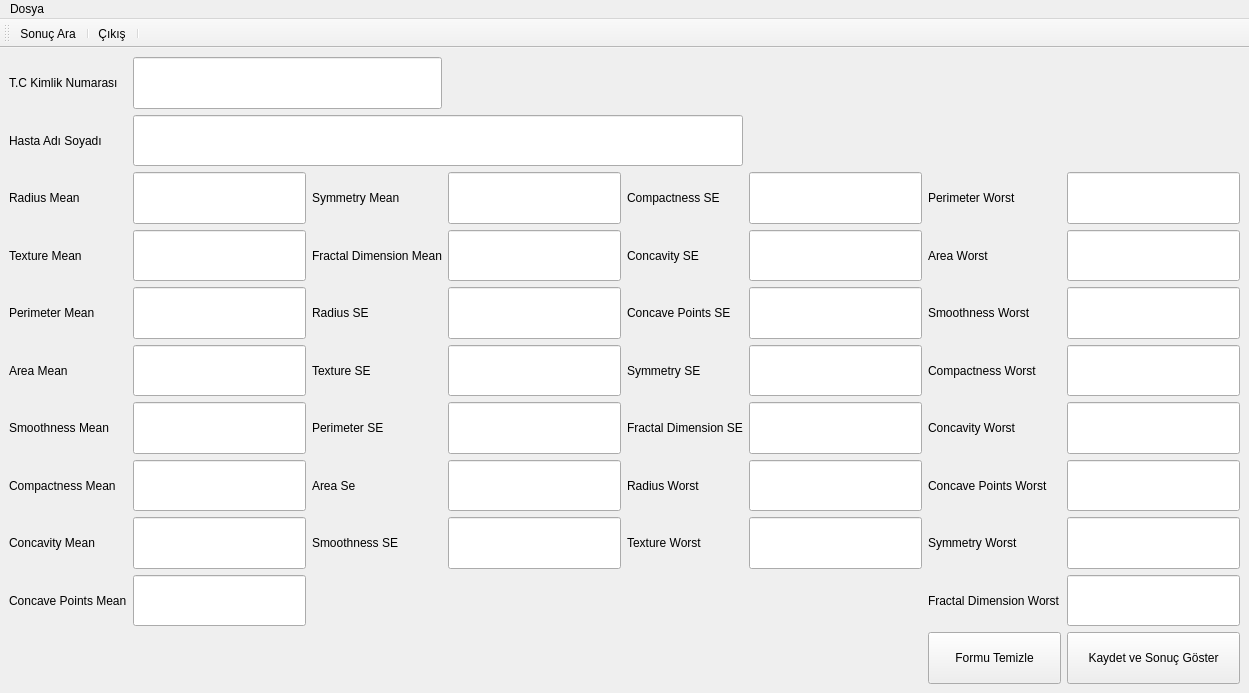
<?xml version="1.0" encoding="UTF-8"?>
<ui version="4.0">
 <class>MainWindow</class>
 <widget class="QMainWindow" name="MainWindow">
  <property name="geometry">
   <rect>
    <x>0</x>
    <y>0</y>
    <width>1249</width>
    <height>693</height>
   </rect>
  </property>
  <property name="windowTitle">
   <string>Göğüs Kanseri Tespit Yazılımı - Emrah Şahan</string>
  </property>
  <widget class="QWidget" name="centralwidget">
   <layout class="QGridLayout" name="gridLayout_2">
    <item row="0" column="0">
     <layout class="QGridLayout" name="gridLayout">
      <item row="4" column="6">
       <widget class="QLabel" name="label_12">
        <property name="text">
         <string>Smoothness Worst</string>
        </property>
       </widget>
      </item>
      <item row="8" column="3">
       <widget class="QLineEdit" name="lineEdit_smoothnessse">
        <property name="sizePolicy">
         <sizepolicy hsizetype="Expanding" vsizetype="Expanding">
          <horstretch>0</horstretch>
          <verstretch>0</verstretch>
         </sizepolicy>
        </property>
        <property name="font">
         <font>
          <pointsize>12</pointsize>
         </font>
        </property>
       </widget>
      </item>
      <item row="4" column="3">
       <widget class="QLineEdit" name="lineEdit_radiusse">
        <property name="sizePolicy">
         <sizepolicy hsizetype="Expanding" vsizetype="Expanding">
          <horstretch>0</horstretch>
          <verstretch>0</verstretch>
         </sizepolicy>
        </property>
        <property name="font">
         <font>
          <pointsize>12</pointsize>
         </font>
        </property>
       </widget>
      </item>
      <item row="7" column="1">
       <widget class="QLineEdit" name="lineEdit_compactnessmean">
        <property name="sizePolicy">
         <sizepolicy hsizetype="Expanding" vsizetype="Expanding">
          <horstretch>0</horstretch>
          <verstretch>0</verstretch>
         </sizepolicy>
        </property>
        <property name="font">
         <font>
          <pointsize>12</pointsize>
         </font>
        </property>
       </widget>
      </item>
      <item row="7" column="5">
       <widget class="QLineEdit" name="lineEdit_radiusworst">
        <property name="sizePolicy">
         <sizepolicy hsizetype="Expanding" vsizetype="Expanding">
          <horstretch>0</horstretch>
          <verstretch>0</verstretch>
         </sizepolicy>
        </property>
        <property name="font">
         <font>
          <pointsize>12</pointsize>
         </font>
        </property>
       </widget>
      </item>
      <item row="2" column="4">
       <widget class="QLabel" name="label_3">
        <property name="text">
         <string>Compactness SE</string>
        </property>
       </widget>
      </item>
      <item row="8" column="0">
       <widget class="QLabel" name="label_25">
        <property name="text">
         <string>Concavity Mean</string>
        </property>
       </widget>
      </item>
      <item row="2" column="2">
       <widget class="QLabel" name="label_2">
        <property name="text">
         <string>Symmetry Mean</string>
        </property>
       </widget>
      </item>
      <item row="3" column="2">
       <widget class="QLabel" name="label_6">
        <property name="text">
         <string>Fractal Dimension Mean</string>
        </property>
       </widget>
      </item>
      <item row="2" column="3">
       <widget class="QLineEdit" name="lineEdit_symmetrymean">
        <property name="sizePolicy">
         <sizepolicy hsizetype="Expanding" vsizetype="Expanding">
          <horstretch>0</horstretch>
          <verstretch>0</verstretch>
         </sizepolicy>
        </property>
        <property name="font">
         <font>
          <pointsize>12</pointsize>
         </font>
        </property>
       </widget>
      </item>
      <item row="7" column="4">
       <widget class="QLabel" name="label_23">
        <property name="text">
         <string>Radius Worst</string>
        </property>
       </widget>
      </item>
      <item row="3" column="7">
       <widget class="QLineEdit" name="lineEdit_areaworst">
        <property name="sizePolicy">
         <sizepolicy hsizetype="Expanding" vsizetype="Expanding">
          <horstretch>0</horstretch>
          <verstretch>0</verstretch>
         </sizepolicy>
        </property>
        <property name="font">
         <font>
          <pointsize>12</pointsize>
         </font>
        </property>
       </widget>
      </item>
      <item row="5" column="0">
       <widget class="QLabel" name="label_13">
        <property name="text">
         <string>Area Mean</string>
        </property>
       </widget>
      </item>
      <item row="5" column="3">
       <widget class="QLineEdit" name="lineEdit_texturese">
        <property name="sizePolicy">
         <sizepolicy hsizetype="Expanding" vsizetype="Expanding">
          <horstretch>0</horstretch>
          <verstretch>0</verstretch>
         </sizepolicy>
        </property>
        <property name="font">
         <font>
          <pointsize>12</pointsize>
         </font>
        </property>
       </widget>
      </item>
      <item row="5" column="6">
       <widget class="QLabel" name="label_16">
        <property name="text">
         <string>Compactness Worst</string>
        </property>
       </widget>
      </item>
      <item row="6" column="3">
       <widget class="QLineEdit" name="lineEdit_perimeterse">
        <property name="sizePolicy">
         <sizepolicy hsizetype="Expanding" vsizetype="Expanding">
          <horstretch>0</horstretch>
          <verstretch>0</verstretch>
         </sizepolicy>
        </property>
        <property name="font">
         <font>
          <pointsize>12</pointsize>
         </font>
        </property>
       </widget>
      </item>
      <item row="3" column="3">
       <widget class="QLineEdit" name="lineEdit_fractaldimensionmean">
        <property name="sizePolicy">
         <sizepolicy hsizetype="Expanding" vsizetype="Expanding">
          <horstretch>0</horstretch>
          <verstretch>0</verstretch>
         </sizepolicy>
        </property>
        <property name="font">
         <font>
          <pointsize>12</pointsize>
         </font>
        </property>
       </widget>
      </item>
      <item row="6" column="6">
       <widget class="QLabel" name="label_20">
        <property name="text">
         <string>Concavity Worst</string>
        </property>
       </widget>
      </item>
      <item row="2" column="6">
       <widget class="QLabel" name="label_4">
        <property name="text">
         <string>Perimeter Worst</string>
        </property>
       </widget>
      </item>
      <item row="9" column="0">
       <widget class="QLabel" name="label_29">
        <property name="text">
         <string>Concave Points Mean</string>
        </property>
       </widget>
      </item>
      <item row="5" column="4">
       <widget class="QLabel" name="label_15">
        <property name="text">
         <string>Symmetry SE</string>
        </property>
       </widget>
      </item>
      <item row="8" column="2">
       <widget class="QLabel" name="label_26">
        <property name="text">
         <string>Smoothness SE</string>
        </property>
       </widget>
      </item>
      <item row="1" column="0">
       <widget class="QLabel" name="label_31">
        <property name="text">
         <string>Hasta Adı Soyadı</string>
        </property>
       </widget>
      </item>
      <item row="8" column="1">
       <widget class="QLineEdit" name="lineEdit_concavitymean">
        <property name="sizePolicy">
         <sizepolicy hsizetype="Expanding" vsizetype="Expanding">
          <horstretch>0</horstretch>
          <verstretch>0</verstretch>
         </sizepolicy>
        </property>
        <property name="font">
         <font>
          <pointsize>12</pointsize>
         </font>
        </property>
       </widget>
      </item>
      <item row="6" column="5">
       <widget class="QLineEdit" name="lineEdit_fractaldimensionse">
        <property name="sizePolicy">
         <sizepolicy hsizetype="Expanding" vsizetype="Expanding">
          <horstretch>0</horstretch>
          <verstretch>0</verstretch>
         </sizepolicy>
        </property>
        <property name="font">
         <font>
          <pointsize>12</pointsize>
         </font>
        </property>
       </widget>
      </item>
      <item row="7" column="0">
       <widget class="QLabel" name="label_21">
        <property name="text">
         <string>Compactness Mean</string>
        </property>
       </widget>
      </item>
      <item row="3" column="0">
       <widget class="QLabel" name="label_5">
        <property name="text">
         <string>Texture Mean</string>
        </property>
       </widget>
      </item>
      <item row="8" column="4">
       <widget class="QLabel" name="label_27">
        <property name="text">
         <string>Texture Worst</string>
        </property>
       </widget>
      </item>
      <item row="5" column="1">
       <widget class="QLineEdit" name="lineEdit_areamean">
        <property name="sizePolicy">
         <sizepolicy hsizetype="Expanding" vsizetype="Expanding">
          <horstretch>0</horstretch>
          <verstretch>0</verstretch>
         </sizepolicy>
        </property>
        <property name="font">
         <font>
          <pointsize>12</pointsize>
         </font>
        </property>
       </widget>
      </item>
      <item row="4" column="5">
       <widget class="QLineEdit" name="lineEdit_concavepointsse">
        <property name="sizePolicy">
         <sizepolicy hsizetype="Expanding" vsizetype="Expanding">
          <horstretch>0</horstretch>
          <verstretch>0</verstretch>
         </sizepolicy>
        </property>
        <property name="font">
         <font>
          <pointsize>12</pointsize>
         </font>
        </property>
       </widget>
      </item>
      <item row="2" column="1">
       <widget class="QLineEdit" name="lineEdit_radiusmean">
        <property name="sizePolicy">
         <sizepolicy hsizetype="Expanding" vsizetype="Expanding">
          <horstretch>0</horstretch>
          <verstretch>0</verstretch>
         </sizepolicy>
        </property>
        <property name="font">
         <font>
          <pointsize>12</pointsize>
         </font>
        </property>
       </widget>
      </item>
      <item row="7" column="2">
       <widget class="QLabel" name="label_22">
        <property name="text">
         <string>Area Se</string>
        </property>
       </widget>
      </item>
      <item row="6" column="4">
       <widget class="QLabel" name="label_19">
        <property name="text">
         <string>Fractal Dimension SE</string>
        </property>
       </widget>
      </item>
      <item row="7" column="3">
       <widget class="QLineEdit" name="lineEdit_arease">
        <property name="sizePolicy">
         <sizepolicy hsizetype="Expanding" vsizetype="Expanding">
          <horstretch>0</horstretch>
          <verstretch>0</verstretch>
         </sizepolicy>
        </property>
        <property name="font">
         <font>
          <pointsize>12</pointsize>
         </font>
        </property>
       </widget>
      </item>
      <item row="6" column="0">
       <widget class="QLabel" name="label_17">
        <property name="text">
         <string>Smoothness Mean</string>
        </property>
       </widget>
      </item>
      <item row="5" column="5">
       <widget class="QLineEdit" name="lineEdit_symmetryse">
        <property name="sizePolicy">
         <sizepolicy hsizetype="Expanding" vsizetype="Expanding">
          <horstretch>0</horstretch>
          <verstretch>0</verstretch>
         </sizepolicy>
        </property>
        <property name="font">
         <font>
          <pointsize>12</pointsize>
         </font>
        </property>
       </widget>
      </item>
      <item row="3" column="4">
       <widget class="QLabel" name="label_7">
        <property name="text">
         <string>Concavity SE</string>
        </property>
       </widget>
      </item>
      <item row="7" column="7">
       <widget class="QLineEdit" name="lineEdit_concavepointsworst">
        <property name="sizePolicy">
         <sizepolicy hsizetype="Expanding" vsizetype="Expanding">
          <horstretch>0</horstretch>
          <verstretch>0</verstretch>
         </sizepolicy>
        </property>
        <property name="font">
         <font>
          <pointsize>12</pointsize>
         </font>
        </property>
       </widget>
      </item>
      <item row="6" column="1">
       <widget class="QLineEdit" name="lineEdit_smoothnessmean">
        <property name="sizePolicy">
         <sizepolicy hsizetype="Expanding" vsizetype="Expanding">
          <horstretch>0</horstretch>
          <verstretch>0</verstretch>
         </sizepolicy>
        </property>
        <property name="font">
         <font>
          <pointsize>12</pointsize>
         </font>
        </property>
       </widget>
      </item>
      <item row="8" column="6">
       <widget class="QLabel" name="label_28">
        <property name="text">
         <string>Symmetry Worst</string>
        </property>
       </widget>
      </item>
      <item row="4" column="1">
       <widget class="QLineEdit" name="lineEdit_perimetermean">
        <property name="sizePolicy">
         <sizepolicy hsizetype="Expanding" vsizetype="Expanding">
          <horstretch>0</horstretch>
          <verstretch>0</verstretch>
         </sizepolicy>
        </property>
        <property name="font">
         <font>
          <pointsize>12</pointsize>
         </font>
        </property>
       </widget>
      </item>
      <item row="9" column="6">
       <widget class="QLabel" name="label_30">
        <property name="text">
         <string>Fractal Dimension Worst</string>
        </property>
       </widget>
      </item>
      <item row="2" column="7">
       <widget class="QLineEdit" name="lineEdit_perimeterworst">
        <property name="sizePolicy">
         <sizepolicy hsizetype="Expanding" vsizetype="Expanding">
          <horstretch>0</horstretch>
          <verstretch>0</verstretch>
         </sizepolicy>
        </property>
        <property name="font">
         <font>
          <pointsize>12</pointsize>
         </font>
        </property>
       </widget>
      </item>
      <item row="6" column="2">
       <widget class="QLabel" name="label_18">
        <property name="text">
         <string>Perimeter SE</string>
        </property>
       </widget>
      </item>
      <item row="5" column="7">
       <widget class="QLineEdit" name="lineEdit_compactnessworst">
        <property name="sizePolicy">
         <sizepolicy hsizetype="Expanding" vsizetype="Expanding">
          <horstretch>0</horstretch>
          <verstretch>0</verstretch>
         </sizepolicy>
        </property>
        <property name="font">
         <font>
          <pointsize>12</pointsize>
         </font>
        </property>
       </widget>
      </item>
      <item row="3" column="6">
       <widget class="QLabel" name="label_8">
        <property name="text">
         <string>Area Worst</string>
        </property>
       </widget>
      </item>
      <item row="1" column="1" colspan="4">
       <widget class="QLineEdit" name="lineEdit_name">
        <property name="sizePolicy">
         <sizepolicy hsizetype="Expanding" vsizetype="Expanding">
          <horstretch>0</horstretch>
          <verstretch>0</verstretch>
         </sizepolicy>
        </property>
        <property name="font">
         <font>
          <pointsize>12</pointsize>
         </font>
        </property>
       </widget>
      </item>
      <item row="4" column="7">
       <widget class="QLineEdit" name="lineEdit_smoothnessworst">
        <property name="sizePolicy">
         <sizepolicy hsizetype="Expanding" vsizetype="Expanding">
          <horstretch>0</horstretch>
          <verstretch>0</verstretch>
         </sizepolicy>
        </property>
        <property name="font">
         <font>
          <pointsize>12</pointsize>
         </font>
        </property>
       </widget>
      </item>
      <item row="2" column="5">
       <widget class="QLineEdit" name="lineEdit_compactnessse">
        <property name="sizePolicy">
         <sizepolicy hsizetype="Expanding" vsizetype="Expanding">
          <horstretch>0</horstretch>
          <verstretch>0</verstretch>
         </sizepolicy>
        </property>
        <property name="font">
         <font>
          <pointsize>12</pointsize>
         </font>
        </property>
       </widget>
      </item>
      <item row="4" column="4">
       <widget class="QLabel" name="label_11">
        <property name="text">
         <string>Concave Points SE</string>
        </property>
       </widget>
      </item>
      <item row="3" column="5">
       <widget class="QLineEdit" name="lineEdit_concavityse">
        <property name="sizePolicy">
         <sizepolicy hsizetype="Expanding" vsizetype="Expanding">
          <horstretch>0</horstretch>
          <verstretch>0</verstretch>
         </sizepolicy>
        </property>
        <property name="font">
         <font>
          <pointsize>12</pointsize>
         </font>
        </property>
       </widget>
      </item>
      <item row="8" column="5">
       <widget class="QLineEdit" name="lineEdit_textureworst">
        <property name="sizePolicy">
         <sizepolicy hsizetype="Expanding" vsizetype="Expanding">
          <horstretch>0</horstretch>
          <verstretch>0</verstretch>
         </sizepolicy>
        </property>
        <property name="font">
         <font>
          <pointsize>12</pointsize>
         </font>
        </property>
       </widget>
      </item>
      <item row="5" column="2">
       <widget class="QLabel" name="label_14">
        <property name="text">
         <string>Texture SE</string>
        </property>
       </widget>
      </item>
      <item row="3" column="1">
       <widget class="QLineEdit" name="lineEdit_texturemean">
        <property name="sizePolicy">
         <sizepolicy hsizetype="Expanding" vsizetype="Expanding">
          <horstretch>0</horstretch>
          <verstretch>0</verstretch>
         </sizepolicy>
        </property>
        <property name="font">
         <font>
          <pointsize>12</pointsize>
         </font>
        </property>
       </widget>
      </item>
      <item row="9" column="7">
       <widget class="QLineEdit" name="lineEdit_fractaldimensionworst">
        <property name="sizePolicy">
         <sizepolicy hsizetype="Expanding" vsizetype="Expanding">
          <horstretch>0</horstretch>
          <verstretch>0</verstretch>
         </sizepolicy>
        </property>
        <property name="font">
         <font>
          <pointsize>12</pointsize>
         </font>
        </property>
       </widget>
      </item>
      <item row="6" column="7">
       <widget class="QLineEdit" name="lineEdit_concavityworst">
        <property name="sizePolicy">
         <sizepolicy hsizetype="Expanding" vsizetype="Expanding">
          <horstretch>0</horstretch>
          <verstretch>0</verstretch>
         </sizepolicy>
        </property>
        <property name="font">
         <font>
          <pointsize>12</pointsize>
         </font>
        </property>
       </widget>
      </item>
      <item row="4" column="2">
       <widget class="QLabel" name="label_10">
        <property name="text">
         <string>Radius SE</string>
        </property>
       </widget>
      </item>
      <item row="4" column="0">
       <widget class="QLabel" name="label_9">
        <property name="text">
         <string>Perimeter Mean</string>
        </property>
       </widget>
      </item>
      <item row="7" column="6">
       <widget class="QLabel" name="label_24">
        <property name="text">
         <string>Concave Points Worst </string>
        </property>
       </widget>
      </item>
      <item row="8" column="7">
       <widget class="QLineEdit" name="lineEdit_symmetryworst">
        <property name="sizePolicy">
         <sizepolicy hsizetype="Expanding" vsizetype="Expanding">
          <horstretch>0</horstretch>
          <verstretch>0</verstretch>
         </sizepolicy>
        </property>
        <property name="font">
         <font>
          <pointsize>12</pointsize>
         </font>
        </property>
       </widget>
      </item>
      <item row="2" column="0">
       <widget class="QLabel" name="label">
        <property name="text">
         <string>Radius Mean</string>
        </property>
       </widget>
      </item>
      <item row="9" column="1">
       <widget class="QLineEdit" name="lineEdit_concavepointsmean">
        <property name="sizePolicy">
         <sizepolicy hsizetype="Expanding" vsizetype="Expanding">
          <horstretch>0</horstretch>
          <verstretch>0</verstretch>
         </sizepolicy>
        </property>
        <property name="font">
         <font>
          <pointsize>12</pointsize>
         </font>
        </property>
       </widget>
      </item>
      <item row="0" column="0">
       <widget class="QLabel" name="label_32">
        <property name="text">
         <string>T.C Kimlik Numarası</string>
        </property>
       </widget>
      </item>
      <item row="0" column="1" colspan="2">
       <widget class="QLineEdit" name="lineEdit_tc">
        <property name="sizePolicy">
         <sizepolicy hsizetype="Expanding" vsizetype="Expanding">
          <horstretch>0</horstretch>
          <verstretch>0</verstretch>
         </sizepolicy>
        </property>
        <property name="font">
         <font>
          <pointsize>12</pointsize>
         </font>
        </property>
       </widget>
      </item>
      <item row="10" column="7">
       <widget class="QPushButton" name="pushButton_save">
        <property name="sizePolicy">
         <sizepolicy hsizetype="Minimum" vsizetype="Expanding">
          <horstretch>0</horstretch>
          <verstretch>0</verstretch>
         </sizepolicy>
        </property>
        <property name="text">
         <string>Kaydet ve Sonuç Göster</string>
        </property>
       </widget>
      </item>
      <item row="10" column="6">
       <widget class="QPushButton" name="pushButton_clear">
        <property name="sizePolicy">
         <sizepolicy hsizetype="Minimum" vsizetype="Expanding">
          <horstretch>0</horstretch>
          <verstretch>0</verstretch>
         </sizepolicy>
        </property>
        <property name="text">
         <string>Formu Temizle</string>
        </property>
       </widget>
      </item>
     </layout>
    </item>
   </layout>
  </widget>
  <widget class="QMenuBar" name="menubar">
   <property name="geometry">
    <rect>
     <x>0</x>
     <y>0</y>
     <width>1249</width>
     <height>26</height>
    </rect>
   </property>
   <widget class="QMenu" name="menuFile">
    <property name="title">
     <string>Dosya</string>
    </property>
    <addaction name="action_search"/>
    <addaction name="separator"/>
    <addaction name="action_exit"/>
   </widget>
   <addaction name="menuFile"/>
  </widget>
  <widget class="QToolBar" name="toolBar">
   <property name="windowTitle">
    <string>toolBar</string>
   </property>
   <property name="iconSize">
    <size>
     <width>24</width>
     <height>24</height>
    </size>
   </property>
   <attribute name="toolBarArea">
    <enum>TopToolBarArea</enum>
   </attribute>
   <attribute name="toolBarBreak">
    <bool>false</bool>
   </attribute>
   <addaction name="action_search"/>
   <addaction name="separator"/>
   <addaction name="action_exit"/>
   <addaction name="separator"/>
  </widget>
  <action name="action_search">
   <property name="icon">
    <iconset>
     <normaloff>icon/search.png</normaloff>icon/search.png</iconset>
   </property>
   <property name="text">
    <string>Sonuç Ara</string>
   </property>
  </action>
  <action name="action_exit">
   <property name="icon">
    <iconset>
     <normaloff>icon/exit.png</normaloff>icon/exit.png</iconset>
   </property>
   <property name="text">
    <string>Çıkış</string>
   </property>
  </action>
 </widget>
 <resources>
  <include location="icon/icon.qrc"/>
  <include location="myicon.qrc"/>
 </resources>
 <connections/>
</ui>
